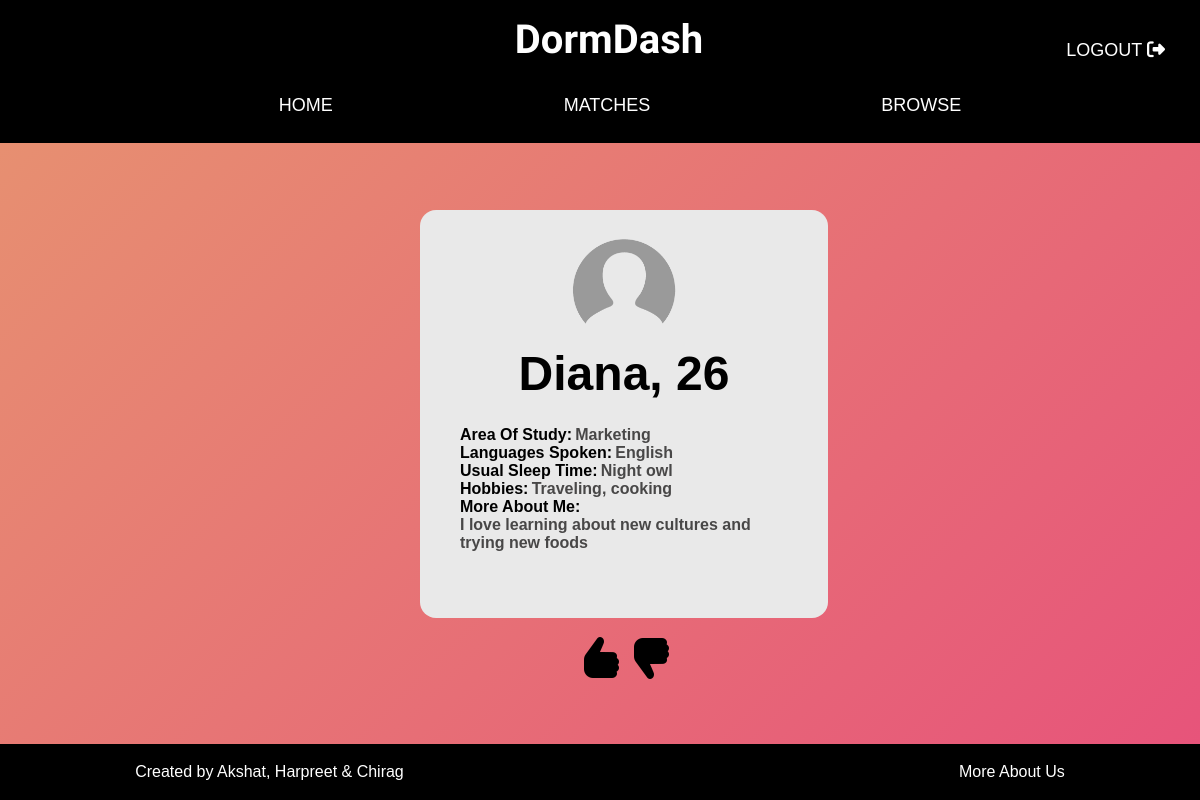
The app's page /browse (signed in), older data.
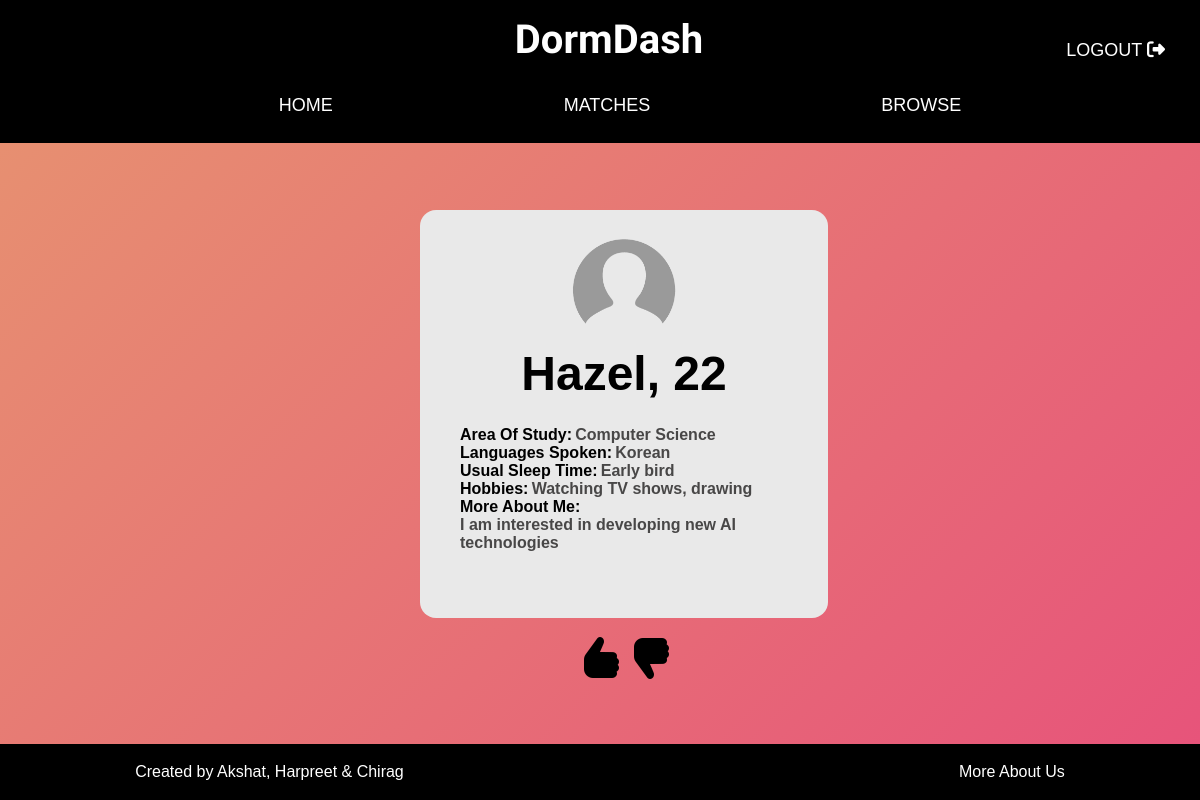
The same page, newer data.
### tables this page shows
CREATE TABLE "user" (
	"userid"	TEXT NOT NULL,
	"name"	TEXT NOT NULL,
	"age"	INTEGER NOT NULL,
	"branch"	TEXT NOT NULL,
	"language"	TEXT NOT NULL,
	"hobbies"	TEXT NOT NULL,
	"sleep"	TEXT NOT NULL,
	"about"	TEXT NOT NULL,
	"contact"	TEXT NOT NULL,
	"pass"	TEXT NOT NULL,
	"like"	TEXT,
	"dislike"	TEXT,
	"matches"	TEXT,
	PRIMARY KEY("userid")
);

### authentication.py (the view)
@app.route('/browse')
def showroommates():
    userId = session.get('userId')
    if not userId:
        return redirect('/loginpage')
    conn = sqlite3.connect('database.db')
    c = conn.cursor()
    c.execute("SELECT like FROM user WHERE userid=?", (userId,))
    like_string = c.fetchone()[0]
    liked_list=[]
    disliked_list=[]
    if like_string:
        liked_list = like_string.split(',')
    c.execute("SELECT dislike FROM user WHERE userid=?", (userId,))
    dislike_string = c.fetchone()[0]
    if dislike_string:
        disliked_list = dislike_string.split(',')
    c.execute("SELECT userid FROM user")
    results = c.fetchall()
    userIDs = [result[0] for result in results]
    final=[i for i in userIDs if i not in liked_list and i not in disliked_list and i!=userId]
    users_data=[]
    for user_id in final:
        c.execute('SELECT * FROM user WHERE userid = ?', (user_id,))
        user_data = c.fetchone()
        user_dict = {
            'id':user_data[0],
            'name': user_data[1],
            'study':user_data[3],
            'languages': user_data[4],
            'age':user_data[2],
            'hobbies':user_data[5],
            'sleep':user_data[6],
            'biodata':user_data[7]
        }
        users_data.append(user_dict)
    conn.close()
    return render_template('browse.html', users=users_data)

### templates/browse.html (shortened to what this page needs)
<!DOCTYPE html>
<html lang="en">
<head>
</head>
<body>
  <div id="mainnavcont">
    <div id="mainnav">
      <div id="logo">DormDash<a href="/"><div style="position: absolute; right:3vw; font-family: Impact, Haettenschweiler, 'Arial Narrow Bold', sans-serif; font-size: large;font-weight: 500;"> LOGOUT <i class="fa fa-sign-out"></i></div></a></div>
      <ul id="subnav">
        <li><a href="/home" class="navlink" id="hometext">HOME</a></li>
        <li><a href="/matches" class="navlink" id="artisttext">MATCHES</a></li>
        <li><a href="/browse" class="navlink" id="abouttext">BROWSE</a></li>
      </ul>
    </div>
  </div>
  <div id="mainbod">
    {% for user in users %}
    <div class="my-divs" id ={{ user.id }} style="display: {{ 'flex' if loop.index == 1 else 'none' }}; ">
            <div class="topimg">
                <img src="../static/profile.png" style="height: 12vh;">
            </div>
            <div class="name_age">
              {{ user.name }}, {{ user.age }}
            </div>
            <div class="details">
                <div class="line">Area Of Study: <div class="answer">{{ user.study }} </div></div>
                <div class="line">Languages Spoken: <div class="answer">{{ user.languages }} </div></div>
                <div class="line">Usual Sleep Time: <div class="answer">{{ user.sleep }} </div></div>
                <div class="line">Hobbies: <div class="answer">{{ user.hobbies }} </div></div>
                <div class="line">More About Me:</div>
                <div style="color: #484747; overflow: hidden;;">{{ user.biodata }}</div>
            </div>
        </div>
{% endfor %}
    </div>
    <div style="margin-top: 60vh; display: flex; justify-content: center;width:fit-content ;margin-left:48vw ;">
    <div class="thumbs-up-icon"></div>
    <div class="thumbs-down-icon"></div>
    </div>
  <div id="footer">
    <p>Created by Akshat, Harpreet & Chirag</p>
    <a href="/about">More About Us</a>
  </div>
</body>
</html>

### templates/browse.html (style rules this page uses)
body { margin: 0; padding: 0; max-width: 100%; overflow-x: hidden; height: 100vh; width: 100vw; background: linear-gradient(-45deg, #723e3f, #d52347, #e73c7e, #e79470); background-size: 400% 400%; animation: gradient 15s ease infinite; }
#mainnavcont { position: sticky; top: 0; z-index: 10; }
#mainnav { display: flex; flex-direction: column; background-color: black; margin: 0; padding: 1vh; z-index: 10; }
#logo { color: white; font-size: 2.5rem; font-family: "Delicious Handrawn", cursive; font-weight: bold; padding: 1vh 0 2vh 0; display: flex; justify-content: center; transform: translateX(0.75vw); align-items: center; }
#subnav { display: flex; justify-content: space-evenly; list-style: none; }
.navlink { text-decoration: none; color: white; font-family: 'Impact', sans-serif; font-size: large; font-weight: 500; }
.navlink::after { content: ""; display: block; height: 3px; background-color: rgb(242, 136, 187); width: var(--width, 0%); transition: 0.68s; margin: 0px auto; }
#mainbod { display: flex; flex-direction: column; align-items: center; }
#footer { background-color: black; height: 7vh; width: 100vw; position: fixed; left: 0; bottom: 0; display: flex; justify-content: space-evenly; align-items: center; color: white; text-decoration: none; font-family: 'Impact', sans-serif; }
a { color:inherit; text-decoration: none; }
#footer a { text-decoration: none; color: white; font-family: 'Impact', sans-serif; padding-left: 35vw; }
.my-divs { position:absolute; top:25vh; left:35vw; width: 30vw; height: 45vh; background-color: rgb(233, 233, 233); margin: 10px auto; display: none; flex-direction: column; padding: 3vh; border-radius: 2vh; overflow: hidden; }
.name_age { height:8vh; font-size: 6vh; overflow: hidden; font-family: helvetica; font-weight: bold; display: flex; padding-top: 2vh; justify-content: center; }
.details { height:auto; font-size: 2vh; font-family: helvetica; font-weight: bold; display: flex; justify-content:space-around ; flex-direction: column; padding: 2vh; }
.topimg { height:12vh; display: flex; align-items: center; justify-content: center; }
.line { display: flex; align-items: center; justify-content:left; }
.thumbs-up-icon { width: 50px; height: 50px; background-image: url('../static/thumbs-up.png'); background-size: contain; margin: 10px auto; cursor: pointer; }
.answer { color: #484747; margin-left: 0.4vh ; }
.thumbs-down-icon { width: 50px; height: 50px; background-image: url('../static/thumbs-down.png'); background-size: contain; margin: 10px auto; cursor: pointer; }

Row changes from the older to the newer data that the page shows:
no longer on this page (row edited): user: name "Diana", age "26", study "Marketing", languages "English", sleep "Night owl", hobbies "Traveling, cooking", biodata "I love learning about new cultures and trying new foods"
now on this page (row unchanged): user: name "Hazel", age "22", study "Computer Science", languages "Korean", sleep "Early bird", hobbies "Watching TV shows, drawing", biodata "I am interested in developing new AI technologies"
